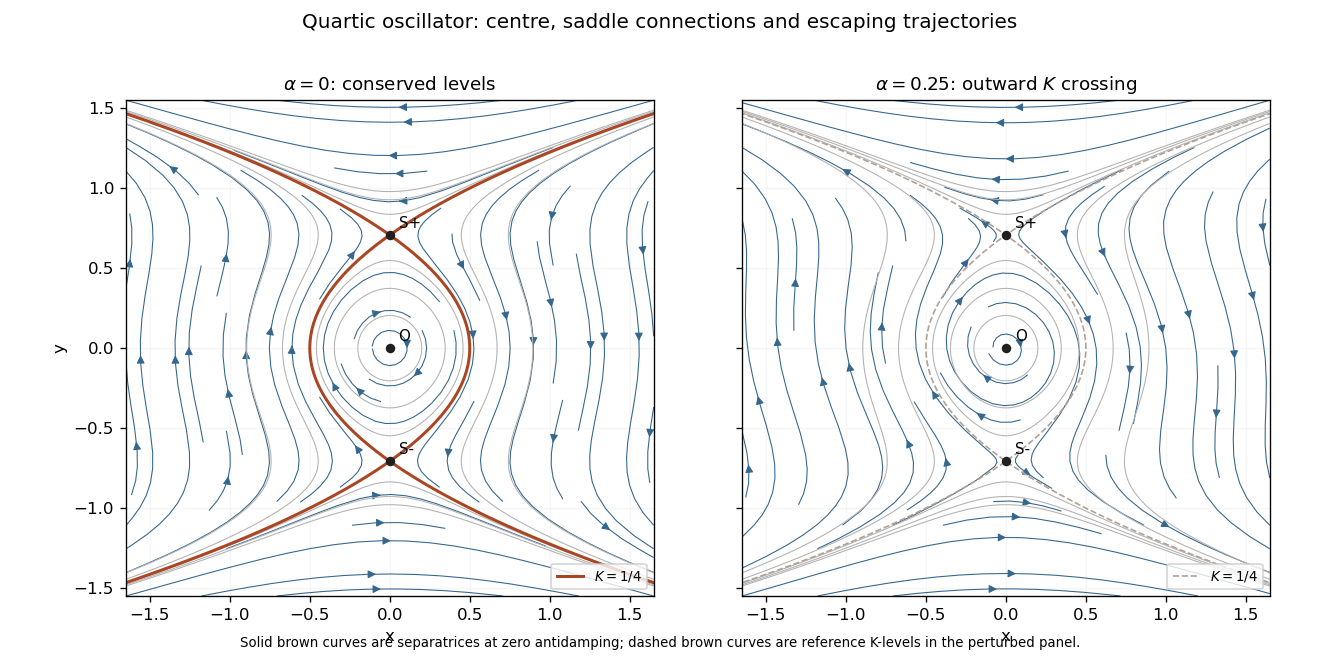

Write the Python code that produced this figure.
"""Quartic planar dynamics. Python 3.14; root NumPy/Matplotlib.
Opaque PNG basename to caller CWD; respect caller MPLCONFIGDIR.
"""
from pathlib import Path
import numpy as np
import matplotlib.pyplot as plt


def vector_field(x, y, alpha):
    return .5*alpha*x+y-2*y**3, -x


def main():
    fig, axes = plt.subplots(1, 2, figsize=(11, 5.5), sharey=True)
    x = np.linspace(-1.65, 1.65, 241); y = np.linspace(-1.55, 1.55, 241)
    X, Y = np.meshgrid(x, y); K = X*X+Y*Y-Y**4
    saddle = 1/np.sqrt(2)
    for ax, alpha in zip(axes, [0., .25]):
        U, V = vector_field(X, Y, alpha)
        ax.streamplot(x, y, U, V, color='#35678e', linewidth=.65, arrowsize=1., density=.75)
        ax.contour(X, Y, K, levels=[.04, .12, .21, .45, .8], colors='#b3b3b3', linewidths=.65)
        for sign in [-1, 1]:
            xx = sign*(y*y-.5)
            ax.plot(xx, y, color='#aa4623' if alpha==0 else '#b5a194', lw=1.8 if alpha==0 else 1,
                    ls='-' if alpha==0 else '--', label=r'$K=1/4$' if sign==1 else None)
        ax.scatter([0,0,0],[0,saddle,-saddle],color='#202020',s=22,zorder=5)
        for label, yy in [('O',0),('S+',saddle),('S-',-saddle)]:ax.text(.055,yy+.045,label,fontsize=9)
        ax.set(xlim=(-1.65,1.65),ylim=(-1.55,1.55),xlabel='x')
        ax.set_aspect('equal'); ax.grid(alpha=.1)
        ax.set_title(r'$\alpha=0$: conserved levels' if alpha==0 else r'$\alpha=0.25$: outward $K$ crossing',fontsize=11)
        ax.legend(loc='lower right',fontsize=8)
    axes[0].set_ylabel('y')
    fig.suptitle('Quartic oscillator: centre, saddle connections and escaping trajectories',fontsize=12)
    fig.text(.5,.02,'Solid brown curves are separatrices at zero antidamping; dashed brown curves are reference K-levels in the perturbed panel.',ha='center',fontsize=8)
    fig.tight_layout(rect=(0,.045,1,.93))
    fig.savefig(Path.cwd()/'paper-2-quartic-phase-portrait.png',dpi=120,facecolor='white',transparent=False)
    plt.close(fig)


if __name__ == '__main__': main()
